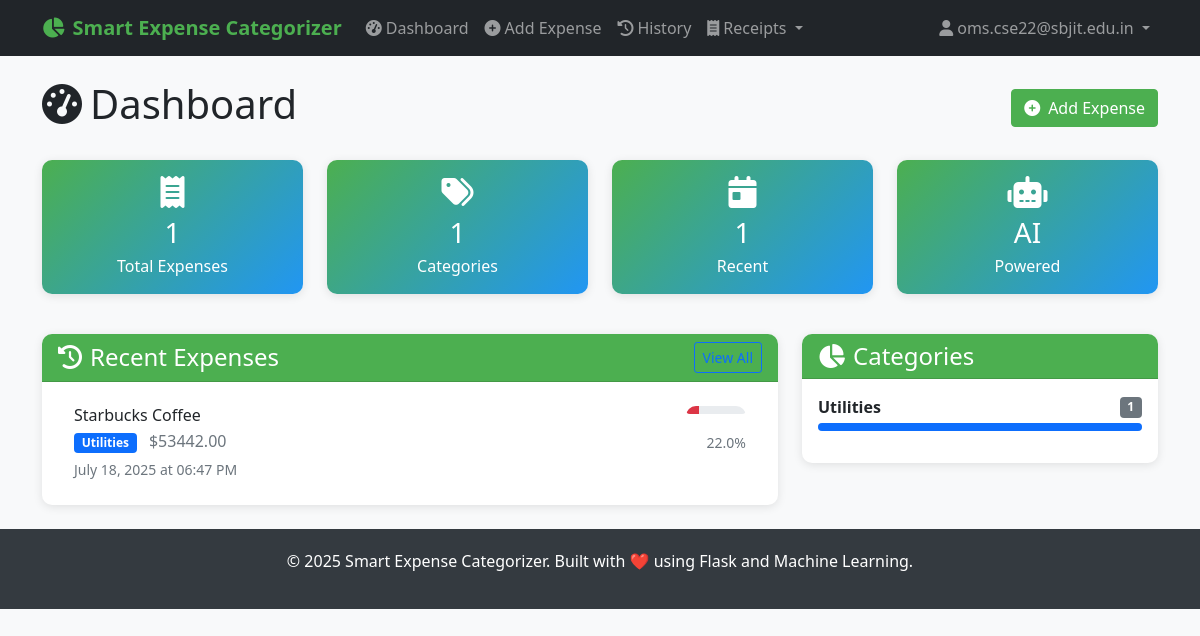
Before: /dashboard (signed in) with the older database file.
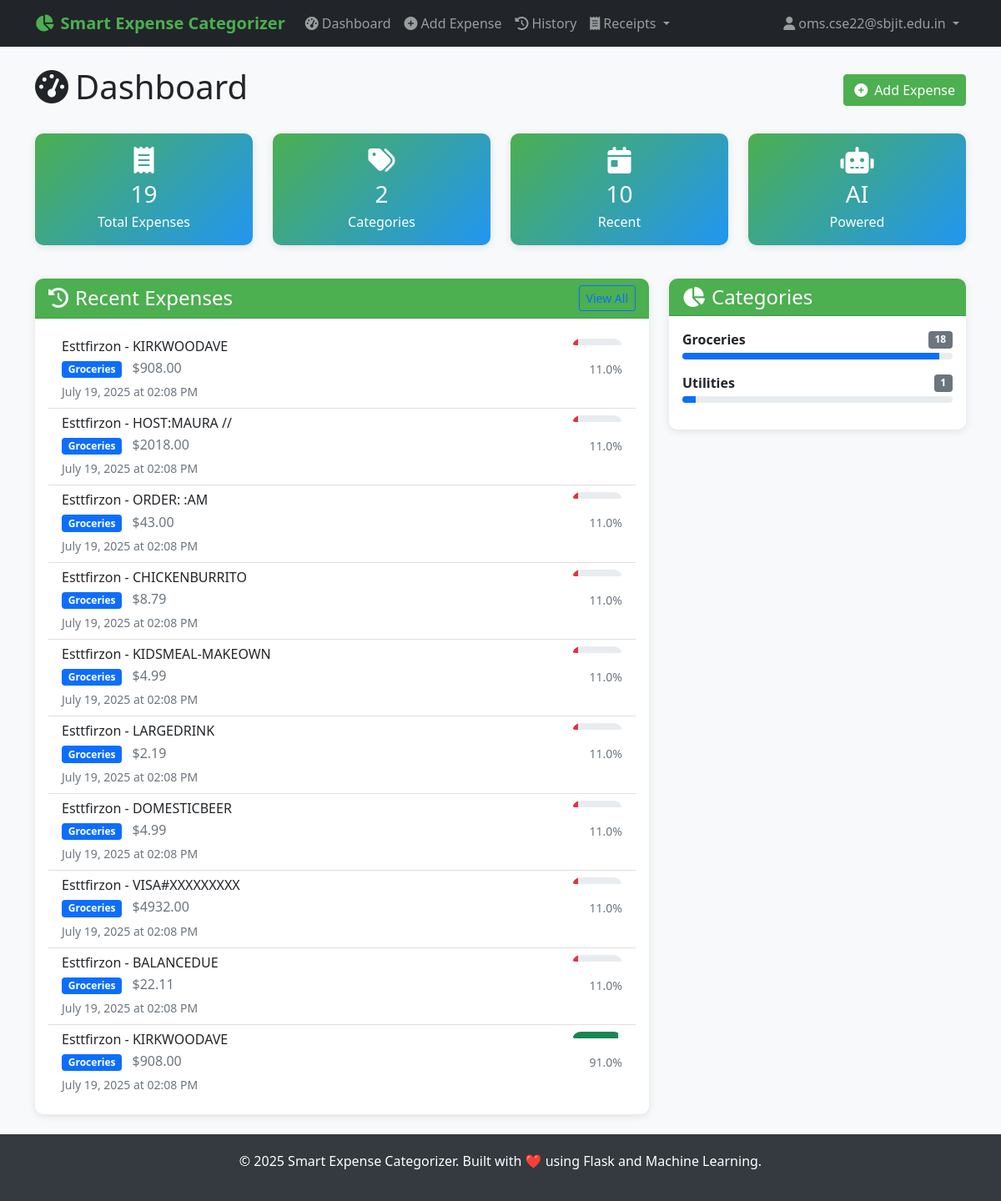
After: the same page with the newer database file.
### PYTHON/models.py (models this page shows, shortened)
class Expense(db.Model):
    __tablename__ = 'expenses'
    id = db.Column(db.String(36), primary_key=True, default=lambda: str(uuid.uuid4()))
    user_id = db.Column(db.String(36), db.ForeignKey('users.id'), nullable=False, index=True)
    description = db.Column(db.Text, nullable=False)
    amount = db.Column(db.Numeric(10, 2), nullable=True)
    predicted_category = db.Column(db.String(100), nullable=False, index=True)
    confidence_score = db.Column(db.Float, nullable=False)
    model_predictions = db.Column(db.JSON)  # Store individual model predictions
    created_at = db.Column(db.DateTime, default=datetime.utcnow, index=True)
    updated_at = db.Column(db.DateTime, default=datetime.utcnow, onupdate=datetime.utcnow)
    user_feedback = db.Column(db.String(100), nullable=True)  # User can correct the category
    is_correct = db.Column(db.Boolean, nullable=True)  # User can mark if prediction was correct
    source = db.Column(db.String(50), nullable=True, default='manual')  # 'manual', 'receipt_upload', 'api'
    expense_metadata = db.Column(db.JSON, nullable=True)  # Store receipt data, OCR confidence, etc.
    date = db.Column(db.DateTime, nullable=True)  # Expense date (can be different from created_at)

### PYTHON/routes.py (the view)
@main_bp.route('/dashboard')
@login_required
def dashboard():
    recent_expenses = Expense.query.filter_by(user_id=current_user.id)\
        .order_by(Expense.created_at.desc())\
        .limit(10).all()
    stats = current_user.get_expense_stats()
    return render_template('dashboard.html',
                         recent_expenses=recent_expenses,
                         stats=stats)

### PYTHON/app.py (called while the page is built)
def init_extensions(app):
    db.init_app(app)
    login_manager = LoginManager()
    login_manager.init_app(app)
    login_manager.login_view = 'auth.login'
    login_manager.login_message = 'Please log in to access this page.'
    login_manager.login_message_category = 'info'
    login_manager.session_protection = 'strong'
    csrf = CSRFProtect()
    csrf.init_app(app)
    @login_manager.user_loader
    def load_user(user_id):
        try:
            return User.query.get(user_id)
        except Exception:
            return None

def add_security_headers(app):
    @app.after_request
    def set_security_headers(response):
        if hasattr(app.config, 'SECURITY_HEADERS'):
            for header, value in app.config['SECURITY_HEADERS'].items():
                response.headers[header] = value
        response.headers['X-Content-Type-Options'] = 'nosniff'
        response.headers['X-Frame-Options'] = 'DENY'
        response.headers['X-XSS-Protection'] = '1; mode=block'
        return response

def register_context_processors(app):
    @app.context_processor
    def inject_now():
        return {'now': datetime.now()}

### PYTHON/templates/dashboard.html (shortened to what the changed rows need)
{% extends "base.html" %}
{% block content %}
<div class="d-flex justify-content-between align-items-center mb-4">
    <h1>
        <i class="fas fa-tachometer-alt me-2"></i>Dashboard
    </h1>
</div>
<div class="row mb-4">
    <div class="col-md-3 mb-3">
        <div class="card stats-card text-center">
            <div class="card-body">
                <i class="fas fa-receipt fa-2x mb-2"></i>
                <h3 class="mb-1">{{ stats.total_expenses }}</h3>
                <p class="mb-0">Total Expenses</p>
            </div>
        </div>
    </div>
    <div class="col-md-3 mb-3">
        <div class="card stats-card text-center">
            <div class="card-body">
                <i class="fas fa-tags fa-2x mb-2"></i>
                <h3 class="mb-1">{{ stats.categories|length }}</h3>
                <p class="mb-0">Categories</p>
            </div>
        </div>
    </div>
    <div class="col-md-3 mb-3">
        <div class="card stats-card text-center">
            <div class="card-body">
                <i class="fas fa-calendar-day fa-2x mb-2"></i>
                <h3 class="mb-1">{{ recent_expenses|length }}</h3>
                <p class="mb-0">Recent</p>
            </div>
        </div>
    </div>
</div>
<div class="row">
    <div class="col-md-8">
        <div class="card">
            <div class="card-body">
                {% if recent_expenses %}
                    <div class="list-group list-group-flush">
                        {% for expense in recent_expenses %}
                            <div class="list-group-item expense-item">
                                <div class="d-flex justify-content-between align-items-start">
                                    <div class="flex-grow-1">
                                        <h6 class="mb-1">{{ expense.description[:50] }}{% if expense.description|length > 50 %}...{% endif %}</h6>
                                        <p class="mb-1">
                                            <span class="badge bg-primary">{{ expense.predicted_category }}</span>
                                            {% if expense.amount %}
                                                <span class="text-muted ms-2">${{ "%.2f"|format(expense.amount) }}</span>
                                            {% endif %}
                                        </p>
                                        <small class="text-muted">{{ expense.created_at.strftime('%B %d, %Y at %I:%M %p') }}</small>
                                    </div>
                                    <div class="text-end">
                                        <div class="confidence-bar mb-1" style="width: 60px;">
                                            <div class="progress" style="height: 8px;">
                                                <div class="progress-bar
                                                    {% if expense.confidence_score >= 0.8 %}bg-success
                                                    {% elif expense.confidence_score >= 0.6 %}bg-warning
                                                    {% else %}bg-danger{% endif %}"
                                                    style="width: {{ (expense.confidence_score * 100)|round }}%">
                                                </div>
                                            </div>
                                        </div>
                                        <small class="text-muted">{{ (expense.confidence_score * 100)|round }}%</small>
                                    </div>
                                </div>
                            </div>
                        {% endfor %}
                    </div>
                {% else %}
                    <div class="text-center text-muted py-4">
                        <i class="fas fa-receipt fa-3x mb-3"></i>
                        <p>No expenses yet. <a href="{{ url_for('main.predict') }}">Add your first expense</a>!</p>
                    </div>
                {% endif %}
            </div>
        </div>
    </div>
    <div class="col-md-4">
        <div class="card">
            <div class="card-body">
                {% if stats.categories %}
                    {% for category in stats.categories[:5] %}
                        <div class="mb-3">
                            <div class="d-flex justify-content-between align-items-center mb-1">
                                <span class="fw-bold">{{ category.category }}</span>
                                <span class="badge bg-secondary">{{ category.count }}</span>
                            </div>
                            <div class="progress" style="height: 8px;">
                                <div class="progress-bar bg-primary"
                                     style="width: {{ (category.count / stats.total_expenses * 100)|round }}%">
                                </div>
                            </div>
                        </div>
                    {% endfor %}
                {% else %}
                    <div class="text-center text-muted">
                        <i class="fas fa-chart-pie fa-3x mb-3"></i>
                        <p>No categories yet</p>
                    </div>
                {% endif %}
            </div>
        </div>
    </div>
</div>
{% endblock %}

Changed rows visible on the page:
no longer on this page (row unchanged): Expense: description "Starbucks Coffee", predicted_category "Utilities", amount "53442.00", created_at "July 18, 2025 at 06:47 PM", (expense.confidence_score*100)|round "22.0"
added Expense: description "Esttfirzon - KIRKWOODAVE", predicted_category "Groceries", amount "908.00", created_at "July 19, 2025 at 02:08 PM", (expense.confidence_score*100)|round "11.0"
added Expense: description "Esttfirzon - HOST:MAURA //", predicted_category "Groceries", amount "2018.00", created_at "July 19, 2025 at 02:08 PM", (expense.confidence_score*100)|round "11.0"
added Expense: description "Esttfirzon - ORDER: :AM", predicted_category "Groceries", amount "43.00", created_at "July 19, 2025 at 02:08 PM", (expense.confidence_score*100)|round "11.0"
added Expense: description "Esttfirzon - CHICKENBURRITO", predicted_category "Groceries", amount "8.79", created_at "July 19, 2025 at 02:08 PM", (expense.confidence_score*100)|round "11.0"
added Expense: description "Esttfirzon - KIDSMEAL-MAKEOWN", predicted_category "Groceries", amount "4.99", created_at "July 19, 2025 at 02:08 PM", (expense.confidence_score*100)|round "11.0"
added Expense: description "Esttfirzon - LARGEDRINK", predicted_category "Groceries", amount "2.19", created_at "July 19, 2025 at 02:08 PM", (expense.confidence_score*100)|round "11.0"
added Expense: description "Esttfirzon - DOMESTICBEER", predicted_category "Groceries", amount "4.99", created_at "July 19, 2025 at 02:08 PM", (expense.confidence_score*100)|round "11.0"
added Expense: description "Esttfirzon - VISA#XXXXXXXXX", predicted_category "Groceries", amount "4932.00", created_at "July 19, 2025 at 02:08 PM", (expense.confidence_score*100)|round "11.0"
added Expense: description "Esttfirzon - BALANCEDUE", predicted_category "Groceries", amount "22.11", created_at "July 19, 2025 at 02:08 PM", (expense.confidence_score*100)|round "11.0"
added Expense: description "Esttfirzon - KIRKWOODAVE", predicted_category "Groceries", amount "908.00", created_at "July 19, 2025 at 02:08 PM", (expense.confidence_score*100)|round "91.0"
Other visible differences:
{{ stats.total_expenses }}: "1" → "19"
{{ stats.categories|length }}: "1" → "2"
{{ recent_expenses|length }}: "1" → "10"
{{ (category.count / stats.total_expenses * 100)|round }}: 100.0 → 5.0 (drawn)
new list line: "Groceries 18"
